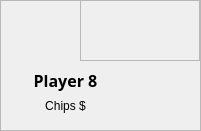
  <widget class="QFrame" name="P8">
   <property name="geometry">
    <rect>
     <x>450</x>
     <y>400</y>
     <width>201</width>
     <height>131</height>
    </rect>
   </property>
   <property name="frameShape">
    <enum>QFrame::StyledPanel</enum>
   </property>
   <property name="frameShadow">
    <enum>QFrame::Raised</enum>
   </property>
   <widget class="QLabel" name="Player8">
    <property name="geometry">
     <rect>
      <x>0</x>
      <y>0</y>
      <width>131</width>
      <height>121</height>
     </rect>
    </property>
    <property name="text">
     <string/>
    </property>
    <property name="state" stdset="0">
     <string>P8off</string>
    </property>
   </widget>
   <widget class="QLabel" name="NameP8">
    <property name="geometry">
     <rect>
      <x>30</x>
      <y>70</y>
      <width>71</width>
      <height>21</height>
     </rect>
    </property>
    <property name="font">
     <font>
      <family>Yu Gothic UI Semibold</family>
      <pointsize>12</pointsize>
      <bold>true</bold>
     </font>
    </property>
    <property name="styleSheet">
     <string notr="true">color: rgb(0, 0, 0);</string>
    </property>
    <property name="text">
     <string>Player 8</string>
    </property>
    <property name="alignment">
     <set>Qt::AlignCenter</set>
    </property>
   </widget>
   <widget class="QLabel" name="P8chips">
    <property name="geometry">
     <rect>
      <x>30</x>
      <y>90</y>
      <width>71</width>
      <height>31</height>
     </rect>
    </property>
    <property name="styleSheet">
     <string notr="true">color: rgb(0, 0, 0);</string>
    </property>
    <property name="text">
     <string>Chips $</string>
    </property>
    <property name="alignment">
     <set>Qt::AlignCenter</set>
    </property>
   </widget>
   <widget class="QFrame" name="balloonmsg8">
    <property name="geometry">
     <rect>
      <x>80</x>
      <y>0</y>
      <width>120</width>
      <height>61</height>
     </rect>
    </property>
    <property name="frameShape">
     <enum>QFrame::StyledPanel</enum>
    </property>
    <property name="frameShadow">
     <enum>QFrame::Raised</enum>
    </property>
    <property name="state" stdset="0">
     <string/>
    </property>
    <widget class="QLabel" name="msg8">
     <property name="geometry">
      <rect>
       <x>38</x>
       <y>10</y>
       <width>61</width>
       <height>31</height>
      </rect>
     </property>
     <property name="font">
      <font>
       <family>Yu Gothic UI Semibold</family>
       <pointsize>12</pointsize>
       <bold>true</bold>
      </font>
     </property>
     <property name="styleSheet">
      <string notr="true">color: rgb(0, 0, 0);</string>
     </property>
     <property name="text">
      <string/>
     </property>
    </widget>
   </widget>
  </widget>
